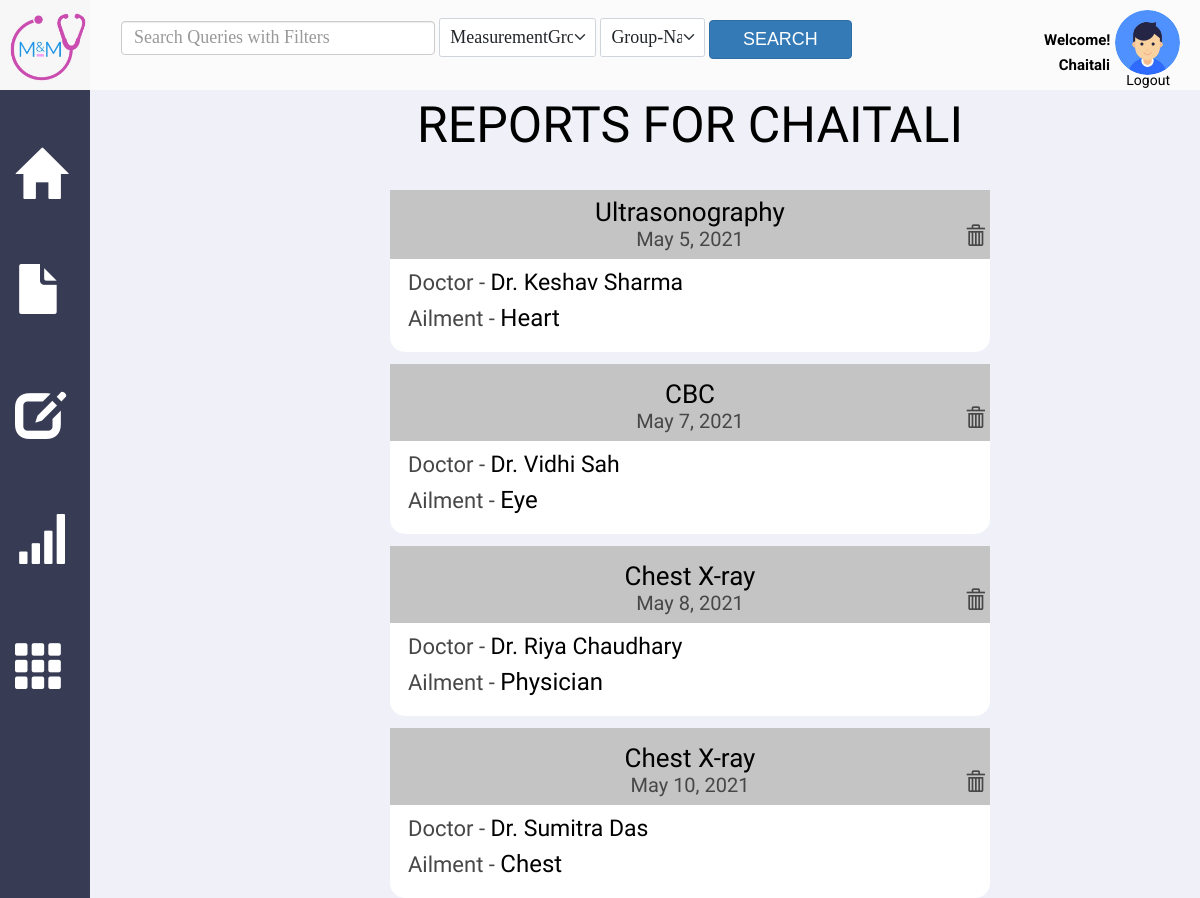
Screenshot of /report/view/ (signed in) with the database file from the repository.
### Report/models.py (models this page shows)
class Report(models.Model):
    user = models.ForeignKey(User, on_delete=models.CASCADE)
    date = models.DateTimeField(default=timezone.now)
    test_name = models.CharField(max_length=100)
    record = models.ForeignKey(Record, on_delete=models.CASCADE)

### Record/models.py (models this page shows)
class Record(models.Model):
    patient = models.ForeignKey(User, on_delete=models.CASCADE)
    date = models.DateTimeField(default=timezone.now)
    doctor_name = models.CharField(max_length=100, blank=True)
    hospital_name = models.CharField(max_length=100, blank=True)
    ailment_type = models.CharField(max_length=100)

### Report/views.py (the view)
# urls.py: path('view/', views.view_reports, name="view_reports"),
def view_reports(request):
    user = request.user
    if user.is_authenticated:
        reports = Report.objects.filter(user=user)
        print(reports)
        return render(request, "view_reports.html", {'reports': reports})
    return redirect('/login')

### Report/templates/view_reports.html (shortened to what this page needs)
{% extends "base_page.html" %}
{% load static %}
{% block content %}
	<div class="v553_87">
		<div class="reports_for">
			Reports for {{user}}
		</div>
		{% for report in reports %}
		<div class="report_box" id="report-box-{{report.pk}}" onclick="directTo({{report.pk}})">
			<div class="v801">
			</div>
			<span class="report_test_name">
				{{report.test_name}}
			</span>
			<span class="report_date">
				{{report.date.date}}
				<a href="/report/delete/{{ report.pk }}/" style="text-decoration: none; color: inherit;">
					<span class="glyphicon glyphicon-trash" id="delete-icon"></span>
				</a>
			</span>
			<span class="report_doctor">
				<span class="report_doctor_label">
					Doctor -
				</span>
				<span class="report_doctor_name">
					{{report.record.doctor_name}}
				</span>
			</span>
			<span class="report_ailment">
				<span class="report_ailment_label">
					Ailment  -
				</span>
				<span class="eport_ailment">
					{{report.record.ailment_type}}
				</span>
			</span>
		</div>
		{% endfor %}
	</div>
{% endblock %}

### UserProfile/templates/base_page.html (shortened to what this page needs)
{% load static %}
<!DOCTYPE html>
<html>
    <head>
        <link href="{% static 'css/base_page.css' %}" rel="stylesheet" />
        <link href="{% static 'css/medicines_main.css' %}" rel="stylesheet" />
        <link href="{% static 'css/show_med.css' %}" rel="stylesheet"/>
        <link href="{% static 'css/dashboard1.css' %}" rel="stylesheet" />
        <link href="{% static 'css/allergy_form.css' %}" rel="stylesheet" />
        <link href="{% static 'css/allergy_main.css' %}" rel="stylesheet"/>
        <link href="{% static 'css/report_view.css' %}" rel="stylesheet" />
        <link href="{% static 'css/report_form.css' %}" rel="stylesheet" />
        <link href="{% static 'css/record_view.css' %}" rel="stylesheet" />
        <link href="{% static 'css/record_form.css' %}" rel="stylesheet" />
        <link href="{% static 'css/measurement.css' %}" rel="stylesheet" />
        <link href="{% static 'css/measurement_group_form.css' %}" rel="stylesheet" />
        <link href="{% static 'css/medicine_form.css' %}" rel="stylesheet" />
        <link href="{% static 'css/chart.css' %}" rel="stylesheet" />
        <link href="{% static 'css/blog.css' %}" rel="stylesheet" />
        <link rel="stylesheet" href="https://maxcdn.bootstrapcdn.com/bootstrap/3.3.7/css/bootstrap.min.css">
        <link href="{% static 'css/add_files.css' %}" rel="stylesheet" />
        <link href="{% static 'css/view_record.css' %}" rel="stylesheet" />
        <link href="{% static 'css/view_allergy.css' %}" rel="stylesheet" />
        <link href="{% static 'css/view_report.css' %}" rel="stylesheet" />
        <link href="https://cdn.jsdelivr.net/npm/bootstrap@5.0.0/dist/css/bootstrap.min.css" rel="stylesheet">
        <link rel="stylesheet" href="https://maxcdn.bootstrapcdn.com/bootstrap/3.3.7/css/bootstrap.min.css">
        <link rel="stylesheet" href="https://maxcdn.bootstrapcdn.com/bootstrap/3.4.0/css/bootstrap.min.css">
        <link rel="stylesheet" href="https://maxcdn.bootstrapcdn.com/bootstrap/3.4.0/css/bootstrap.min.css">
    </head>
    <body>
        <div class="v414_65">
            <div class= "upper_bar">
            <div class="search_form">
            <nav class="navbar navbar-expand-lg navbar-light bg-transparent" >
              <div class="container-fluid">
                  <div class="collapse navbar-collapse" id="navbarSupportedContent">
                  <form action="{% url 'search' %}" method="GET">
                    <input type="text" class="form-control" style="max-width: 30%; font-family: Georgia; font-size: 2vh;" name="search-query" id="search-query" placeholder="Search Queries with Filters">
                    <select class="form-select form-select-lg mb-3" style="font-family: Georgia; font-size: 2vh; max-width: 15%; display: inline;" id="search-for" onchange="setAttributesForModel()" name="search-for">
                        <option value="MeasurementGroup">MeasurementGroup</option>
                    </select>
                    <select class="form-select form-select-lg mb-3" style="font-family: Georgia; font-size: 2vh; max-width: 10%; display: inline;" id="search-by" name="search-by" onchange="setPlaceholders()">
                        <option class="attributes MeasurementGroup" value="Group-Name">Group-Name</option>
                    </select>
                    <button class="btn btn-primary" type="submit" onclick="btnclicked()" style="font-family: Helvetica; font-size: 2vh; max-width: 142.5px; display: inline;">Search</button>
                  </form>
                </div>
              </div>
            </nav>
        </div>
            </div>
            <div class="v414_66"></div>
                <a class="glyphicon glyphicon-home" href="/dashboard" id= "icon0" title="Dashboard"> </a>
                <a class="glyphicon glyphicon-file" href="/record/add" id= "icon1" title="Add Record"> </a>
                <a class="glyphicon glyphicon-edit" href="/report/add" id="icon2" title="Add Report"></a>
                <a class="glyphicon glyphicon-signal" href="/measure/add-measurement/" id="icon3" title="Add Measurements"></a>
                <a class="glyphicon glyphicon-th" href="/medicine/" id="icon4" title="Your Medicines"></a>
            <div class="v414_71">
                {% block content %}
                {% endblock content%}
            </div>
            <a class="v414_73" href="/dashboard"></a>
            </div>
            <div class="v414_88">
            </div>
                            <span class="v414_90">Welcome!</span>
                {% if user.is_authenticated %}
                <span class="name"> <span class="v414_89">{{user}}</span></span>
                    <span class="v277_74">
                    <a class="" style = " font-weight: Medium ; color: black; font-family: "Roboto" ; font-size: 14px" href="/logout">Logout</a>
                    </span>
                {% else %}
                    <span class="v277_74">
                    <a class="" style = " font-weight: Medium ; color: black; font-family: "Roboto" ; font-size: 14px" href="/login">Login</a>
                    </span>
                {% endif %}
    </body>
</html>

### static/css/base_page.css (style rules this page uses)
* { box-sizing: border-box; }
body { font-size: 14px; background: rgba(255,255,255,1); }
.search_form { margin-left: 90px; margin-top: 12px; min-width: 750px; }
.upper_bar { background: rgb(251 251 251); width: 100%; height: 100px; position: absolute; }
.v414_65 { width: 100%; height: 100%; background: rgb(240,242,249); opacity: 1; position: absolute; top: 0px; left: 0px; overflow: hidden; }
.v414_66 { width: 90px; height: 100%; background: rgba(55,59,83,1); opacity: 1; position: absolute; top: 90px; left: 0px; overflow: hidden; }
.name { color: #fff; width: 100%; }
.v414_71 { width: 100%; height: 100%; background: #F0F2F9; opacity: 1; position: absolute; top: 90px; left: 90px; overflow: scroll; margin-bottom: 90px; margin-right: 90px; }
.v414_73 { width: 80px; height: 70px; background: url("../images/logo.png"); background-repeat: no-repeat; background-position: center center; background-size: cover; opacity: 1; position: absolute; top: 12px; left: 8px; overflow: hidden; }
.v414_88 { width: 65px; height: 65px; background: url("../images/avatar.jpg"); background-repeat: no-repeat; background-size: cover; opacity: 1; position: absolute; top: 10px; right: 20px; border-radius: 50%; }
.v414_89 { width: 100%; color: rgba(0,0,0,1); position: absolute; top: 55px; right: 90px; font-family: Roboto; font-weight: bold; font-size: 15px; opacity: 1; text-align: right; }
.v414_90 { width: 101px; color: rgba(0,0,0,1); position: absolute; top: 30px; right: 55px; font-family: Roboto; font-weight: bold; font-size: 15px; opacity: 1; }
.name { color: #fff; }
.v277_74 { width: 100%; color: rgba(0,0,0,1); position: absolute; top: 70px; right: 30px; font-family: Roboto; font-weight: Medium; font-size: 14px; opacity: 1; text-align: right; }
#icon0 { width: 50px; color: rgba(255,255,255,1); position: absolute; top: 150px; left: 15px; font-size: 50px; opacity: 1; text-align: center; }
#icon1 { width: 50px; color: rgba(255,255,255,1); position: absolute; top: 265px; left: 15px; font-size: 50px; opacity: 1; text-align: center; }
#icon2 { width: 50px; color: rgba(255,255,255,1); position: absolute; top: 390px; left: 15px; font-size: 50px; opacity: 1; text-align: center; }
#icon3 { width: 50px; color: rgba(255,255,255,1); position: absolute; top: 515px; left: 15px; font-size: 50px; opacity: 1; text-align: center; }
#icon4 { width: 50px; color: rgba(255,255,255,1); position: absolute; top: 640px; left: 15px; font-size: 50px; opacity: 1; text-align: center; }

### static/css/medicines_main.css (style rules this page uses)
* { box-sizing: border-box; }
body { font-size: 14px; }

### static/css/show_med.css (style rules this page uses)
* { box-sizing: border-box; }
body { font-size: 14px; }
.v553_87 { width: 100%; height: 100%; background: rgba(240,241,248,1); opacity: ; position: absolute; top: -90px; left: 0px; overflow-y:scroll; overflow-x: hidden; }

### static/css/dashboard1.css (style rules this page uses)
* { box-sizing: border-box; }
body { font-size: 14px; }

### static/css/allergy_form.css (style rules this page uses)
* { box-sizing: border-box; }
body { font-size: 14px; }

### static/css/allergy_main.css (style rules this page uses)
* { box-sizing: border-box; }
body { font-size: 14px; }

### static/css/report_view.css (style rules this page uses)
* { box-sizing: border-box; }
body { font-size: 14px; background: #F0F2F9; }
.report_box { width: 600px; height: 170px; background: rgba(255,255,255,1); opacity: 1; position: relative; top:170px; margin-left: auto; margin-right: auto; margin-top: 1%; border-radius: 15px; }
.v801 { width: 100%; height: 45%; background: rgba(196,196,196,1); opacity: 1; position: absolute; top: 0px; left: 0px; overflow: hidden; }
.report_test_name { width: 100%; color: black; position: absolute; font-family: Signika; font-weight: Regular; opacity: 1; text-align: center; font-size: 26px; top: 7% }
.report_date { width: 100%; color: rgba(71,71,71,1); position: absolute; font-family: Signika; font-weight: Regular; opacity: 1; text-align: center; font-size: 20px; top: 25% }
.report_doctor { width: 100%; color: black; position: absolute; font-family: Signika; font-weight: Regular; opacity: 1; text-align: left; font-size: 23px; top: 50%; left: 3%; }
.report_ailment { width: 100%; color: black; position: absolute; font-family: Signika; font-weight: Regular; opacity: 1; text-align: left; font-size: 24px; top: 70%; left: 3%; }
.report_doctor_label { font-size: 22px; color: rgba(71,71,71,1); }
.report_ailment_label { font-size: 22px; color: rgba(71,71,71,1); }
.reports_for { width: 100%; height: 100px; color: black; position: fixed; font-family: 'Baloo 2'; font-weight: Regular; opacity: 1; text-align: center; font-size: 50px; top: 90px; z-index: -1; z-index: 1; text-transform: uppercase; background: rgba(240,241,248,1); margin-left: auto; margin-right: auto; }

### rows the page displays
Report: test_name "Ultrasonography", date "May 5, 2021", record.doctor_name "Dr. Keshav Sharma", record.ailment_type "Heart"
Report: test_name "CBC", date "May 7, 2021", record.doctor_name "Dr. Vidhi Sah", record.ailment_type "Eye"
Report: test_name "Chest X-ray", date "May 8, 2021", record.doctor_name "Dr. Riya Chaudhary", record.ailment_type "Physician"
Report: test_name "Chest X-ray", date "May 10, 2021", record.doctor_name "Dr. Sumitra Das", record.ailment_type "Chest"

### other values shown
{{ user }} "CHAITALI"
{{ user }} "Chaitali"
